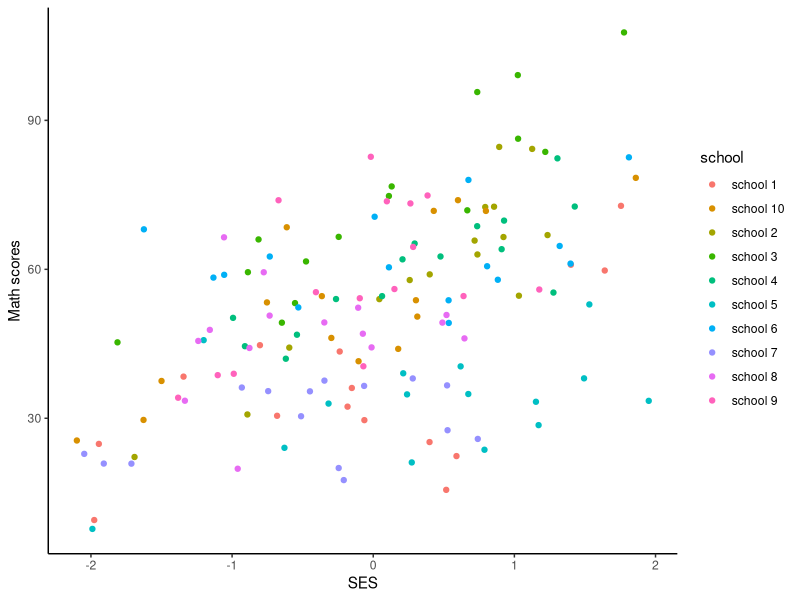
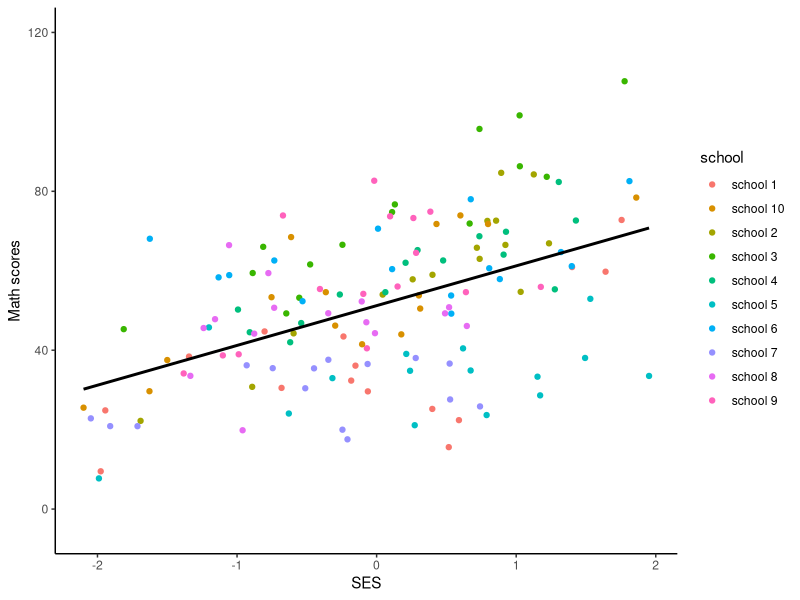
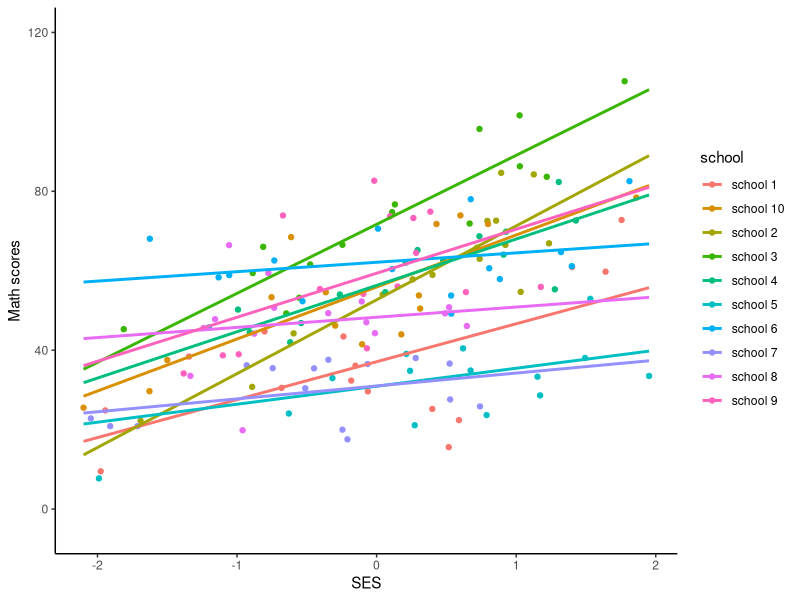
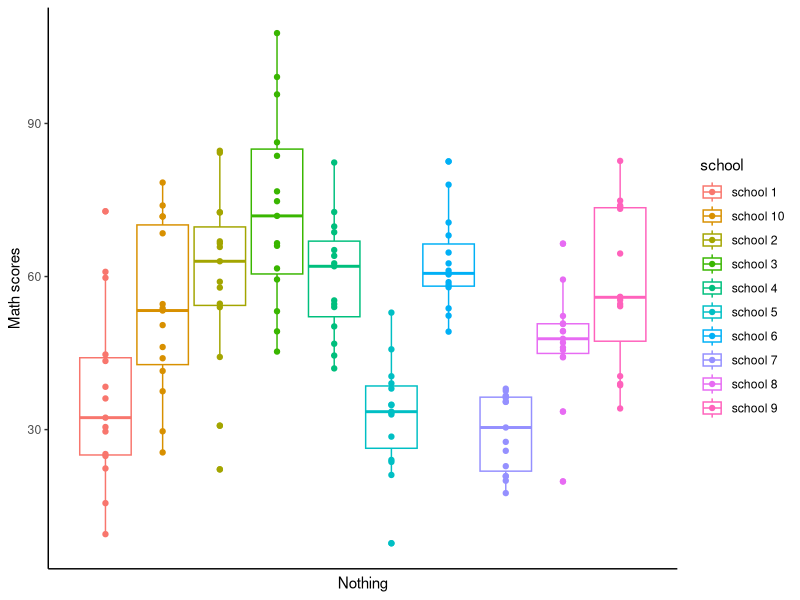
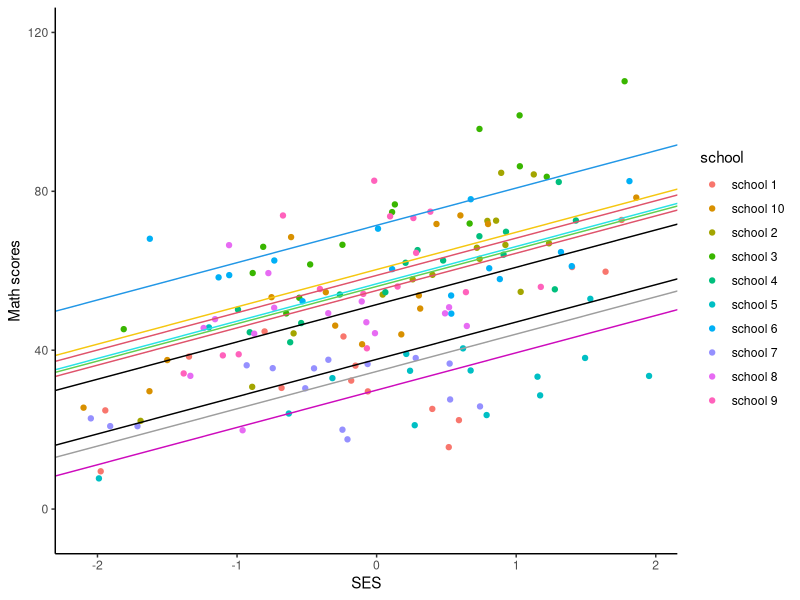
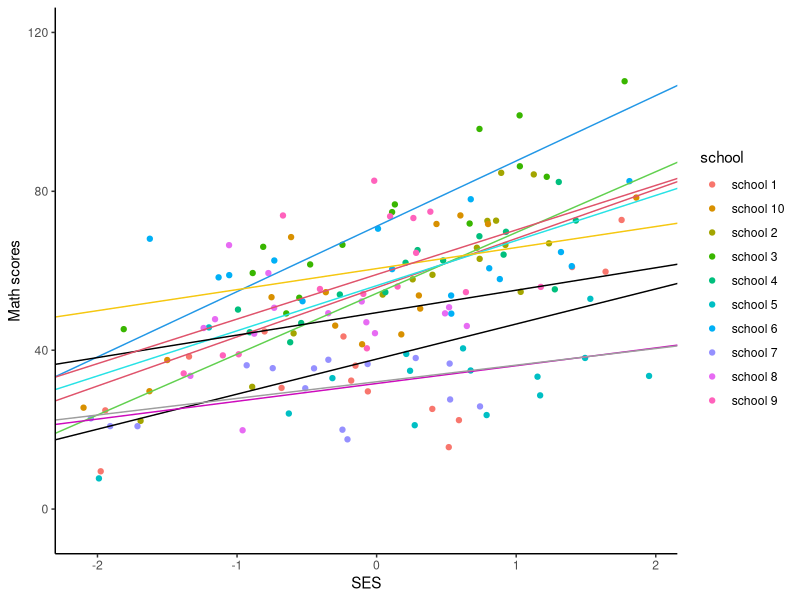

The R script that drew these images, in order:
library(ggplot2); library(lme4)

# generating random data - 150 cases from 10 schools
mathDat<-data.frame(ses = 1:150)
mathDat$ses <- rnorm(n = 150, mean = 0, sd = 1) 
mathDat$school <- rep(paste("school", 1:10), each=15)
mathDat$schoolIntercept <- rep(rnorm(n = 10, mean = 0, sd = 12), each=15)
mathDat$schoolSlope <- rep(rnorm(n = 10, mean = 0, sd = 5), each=15)

# Math scores which are a product of the above
mathDat$math <- mathDat$ses * 10 + mathDat$schoolIntercept + mathDat$ses*mathDat$schoolSlope + rnorm(nrow(mathDat), mean = 50, sd = 10)


# Plot with no regression slope
qplot(ses, math, col = school, data = mathDat, xlab = "SES", ylab = "Math scores")+ theme_classic() 

# Plot with single regression slope
qplot(ses, math, col = school, data = mathDat, xlab = "SES", ylab = "Math scores") + 
  theme_classic()+ 
  geom_smooth(aes(ses, math),data = mathDat, method = lm, inherit.aes = F, se = F, colour = "black")+
  ylim(-5,120)

qplot(ses, math, col = school, data = mathDat, 
      xlab = "SES", ylab = "Math scores") + 
  theme_classic()  + 
  geom_smooth(method = "lm", fill = NA, fullrange=TRUE) +
  ylim(-5,120)

# Plot with no y 
ggplot(data = mathDat , aes(0, math, col = school)) + 
  theme_classic() + geom_boxplot() + geom_point(position=position_dodge(width=0.75),aes(group=school)) +
xlab("Nothing") + ylab("Math scores") +  theme(axis.text.x=element_blank(),
                                               axis.ticks.x=element_blank())




# Random intercepts model plot 
mod <- lmer(math ~ ses + (1 | school), data = mathDat)

# Plot with single regression slope
qplot(ses, math, col = school, data = mathDat, xlab = "SES", ylab = "Math scores") + 
  theme_classic()+ 
  geom_abline(intercept = fixef(mod)[1] + ranef(mod)[[1]][[1]], slope = fixef(mod)[2], colour = factor(1:10)) +
  ylim(-5,120)



# Random effects model plot 
mod <- lmer(math ~ ses + (1 + ses | school), data = mathDat)

# Plot with single regression slope
qplot(ses, math, col = school, data = mathDat, xlab = "SES", ylab = "Math scores") + 
  theme_classic()+ 
  geom_abline(intercept = fixef(mod)[1] + ranef(mod)[[1]][[1]], slope = fixef(mod)[2] + ranef(mod)[[1]][[2]], colour = factor(1:10)) +
  ylim(-5,120)




